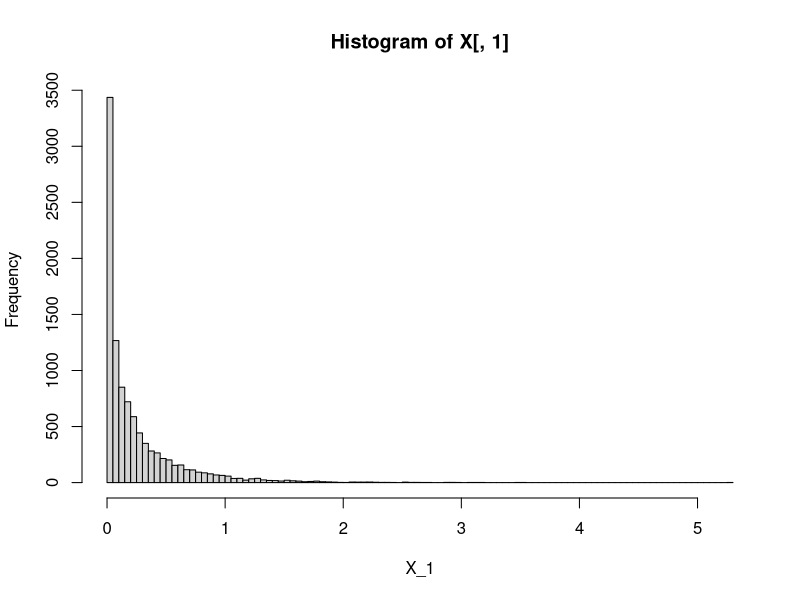
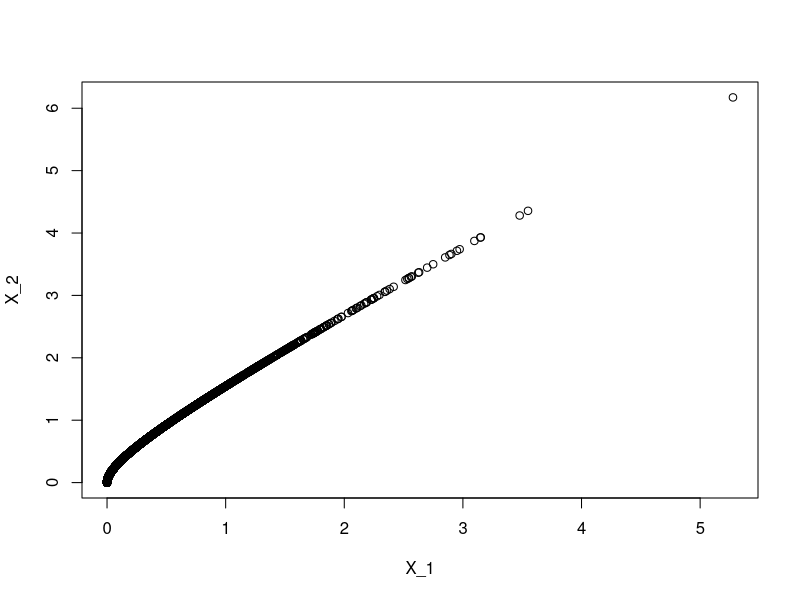
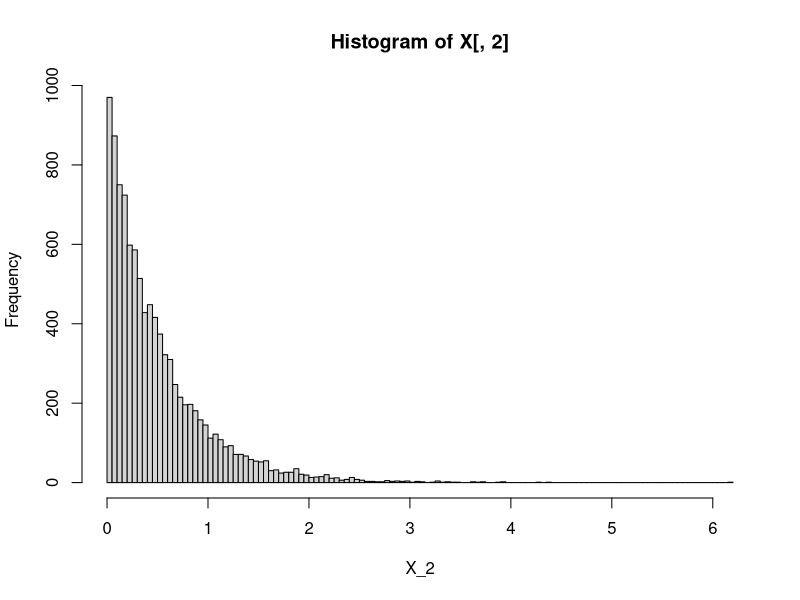

Reproduce these figures in R, in order.
#' This script illustrate the concept of co-dependence, as described 
#' in A. Meucci, "Risk and Asset Allocation", Springer, 2005,  Chapter 2.
#'
#' @references
#' \url{http://}
#' See Meucci's script for "S_DisplayNormalCopulaPdf.m"
#'
#' @author Xavier Valls \email{flamejat@@gmail.com}
#' @export

#############################################################################################################
### Generate draws 
J    = 10000;
N    = 10;
sig2 = 1;

U = runif( J );
X = matrix( NaN, J, N );

for( n in 1 : N )
{
    a = n / 2;
    b = 2 * sig2;
    X[ , n ] = qgamma( U, a, b );
}

NumBins = round( 10 * log( J ));


hist( X[ , 1 ], NumBins, xlab = "X_1");
plot( X[ , 1 ], X[ , 2 ], xlab = "X_1", ylab = "X_2" );
hist( X[ , 2 ], NumBins, xlab = "X_2");

